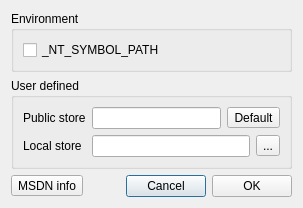
<?xml version="1.0" encoding="UTF-8"?>
<ui version="4.0">
 <class>SymbolStoreDialog</class>
 <widget class="QDialog" name="SymbolStoreDialog">
  <property name="windowTitle">
   <string>Symbol store setup</string>
  </property>
  <property name="windowIcon">
   <iconset resource="mtuner.qrc">
    <normaloff>:/MTuner/resources/images/Symbol64.png</normaloff>:/MTuner/resources/images/Symbol64.png</iconset>
  </property>
  <property name="modal">
   <bool>true</bool>
  </property>
  <layout class="QVBoxLayout" name="verticalLayout_3">
   <item>
    <layout class="QGridLayout" name="gridLayout_2">
     <item row="1" column="0">
      <widget class="QGroupBox" name="groupBox_2">
       <property name="title">
        <string>User defined</string>
       </property>
       <layout class="QGridLayout" name="gridLayout_3">
        <item row="0" column="0">
         <layout class="QHBoxLayout" name="horizontalLayout_3">
          <item>
           <layout class="QVBoxLayout" name="verticalLayout_2">
            <item>
             <widget class="QLabel" name="label">
              <property name="text">
               <string>Public store</string>
              </property>
              <property name="alignment">
               <set>Qt::AlignLeading|Qt::AlignLeft|Qt::AlignVCenter</set>
              </property>
             </widget>
            </item>
            <item>
             <widget class="QLabel" name="label_2">
              <property name="text">
               <string>Local store</string>
              </property>
              <property name="alignment">
               <set>Qt::AlignLeading|Qt::AlignLeft|Qt::AlignVCenter</set>
              </property>
             </widget>
            </item>
           </layout>
          </item>
          <item>
           <layout class="QVBoxLayout" name="verticalLayout">
            <item>
             <layout class="QHBoxLayout" name="horizontalLayout_2">
              <item>
               <widget class="QLineEdit" name="textPublicStore">
                <property name="clearButtonEnabled">
                 <bool>true</bool>
                </property>
               </widget>
              </item>
              <item>
               <widget class="QToolButton" name="buttonDefault">
                <property name="text">
                 <string>Default</string>
                </property>
               </widget>
              </item>
             </layout>
            </item>
            <item>
             <layout class="QHBoxLayout" name="horizontalLayout">
              <item>
               <widget class="QLineEdit" name="textLocalStore">
                <property name="clearButtonEnabled">
                 <bool>true</bool>
                </property>
               </widget>
              </item>
              <item>
               <widget class="QToolButton" name="buttonBrowse">
                <property name="text">
                 <string>...</string>
                </property>
               </widget>
              </item>
             </layout>
            </item>
           </layout>
          </item>
         </layout>
        </item>
       </layout>
      </widget>
     </item>
     <item row="0" column="0">
      <widget class="QGroupBox" name="groupBox_3">
       <property name="title">
        <string>Environment</string>
       </property>
       <layout class="QGridLayout" name="gridLayout_4">
        <item row="0" column="0">
         <widget class="QCheckBox" name="checkRegistry">
          <property name="text">
           <string>_NT_SYMBOL_PATH</string>
          </property>
         </widget>
        </item>
       </layout>
      </widget>
     </item>
    </layout>
   </item>
   <item>
    <layout class="QHBoxLayout" name="horizontalLayout_4">
     <item>
      <widget class="QToolButton" name="toolButton">
       <property name="toolTip">
        <string>Visit MSDN page explaining in depth how to set up symbol store paths</string>
       </property>
       <property name="text">
        <string>MSDN info</string>
       </property>
      </widget>
     </item>
     <item>
      <spacer name="horizontalSpacer">
       <property name="orientation">
        <enum>Qt::Horizontal</enum>
       </property>
       <property name="sizeHint" stdset="0">
        <size>
         <width>37</width>
         <height>17</height>
        </size>
       </property>
      </spacer>
     </item>
     <item>
      <widget class="QPushButton" name="pushButton_Cancel">
       <property name="text">
        <string>Cancel</string>
       </property>
      </widget>
     </item>
     <item>
      <widget class="QPushButton" name="pushButton_OK">
       <property name="text">
        <string>OK</string>
       </property>
      </widget>
     </item>
    </layout>
   </item>
  </layout>
 </widget>
 <resources>
  <include location="mtuner.qrc"/>
 </resources>
 <connections>
  <connection>
   <sender>buttonDefault</sender>
   <signal>clicked()</signal>
   <receiver>SymbolStoreDialog</receiver>
   <slot>defaultSymbolServer()</slot>
   <hints>
    <hint type="sourcelabel">
     <x>569</x>
     <y>110</y>
    </hint>
    <hint type="destinationlabel">
     <x>459</x>
     <y>51</y>
    </hint>
   </hints>
  </connection>
  <connection>
   <sender>buttonBrowse</sender>
   <signal>clicked()</signal>
   <receiver>SymbolStoreDialog</receiver>
   <slot>selectLocalStore()</slot>
   <hints>
    <hint type="sourcelabel">
     <x>569</x>
     <y>138</y>
    </hint>
    <hint type="destinationlabel">
     <x>459</x>
     <y>149</y>
    </hint>
   </hints>
  </connection>
  <connection>
   <sender>toolButton</sender>
   <signal>clicked()</signal>
   <receiver>SymbolStoreDialog</receiver>
   <slot>visitMSDN()</slot>
   <hints>
    <hint type="sourcelabel">
     <x>39</x>
     <y>174</y>
    </hint>
    <hint type="destinationlabel">
     <x>125</x>
     <y>160</y>
    </hint>
   </hints>
  </connection>
  <connection>
   <sender>pushButton_Cancel</sender>
   <signal>clicked()</signal>
   <receiver>SymbolStoreDialog</receiver>
   <slot>reject()</slot>
   <hints>
    <hint type="sourcelabel">
     <x>488</x>
     <y>176</y>
    </hint>
    <hint type="destinationlabel">
     <x>299</x>
     <y>153</y>
    </hint>
   </hints>
  </connection>
  <connection>
   <sender>pushButton_OK</sender>
   <signal>clicked()</signal>
   <receiver>SymbolStoreDialog</receiver>
   <slot>accept()</slot>
   <hints>
    <hint type="sourcelabel">
     <x>553</x>
     <y>173</y>
    </hint>
    <hint type="destinationlabel">
     <x>370</x>
     <y>158</y>
    </hint>
   </hints>
  </connection>
 </connections>
 <slots>
  <slot>selectLocalStore()</slot>
  <slot>changeSymbolSource()</slot>
  <slot>defaultSymbolServer()</slot>
  <slot>userDefinedToggled(bool)</slot>
  <slot>visitMSDN()</slot>
 </slots>
</ui>
